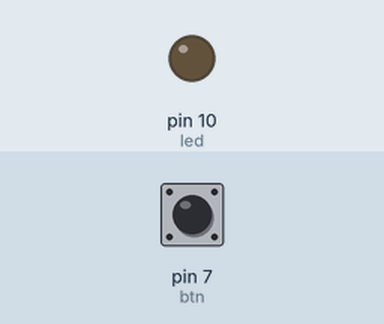
Simulated run of this sketch. Board: Arduino Uno, built with avr-gcc and run on an emulated ATmega328P. Shown: output pins drawn as LEDs (lit = HIGH). Dashed ring = blinking. The inputs (shaded band) are chosen by the test bench; at power-on: pin 7 (btn) LOW.

Above: at 1.2 s.
1.3 s: pin 7 (btn) pulled HIGH for 1 s
At 1.42 s:
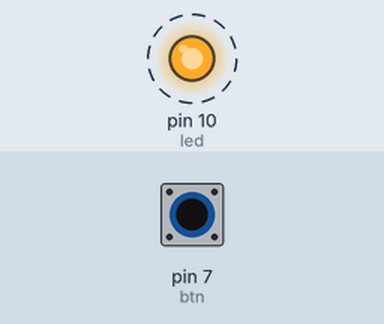
3.8 s: pin 7 (btn) pulled HIGH for 0.15 s
At 4.5 s:
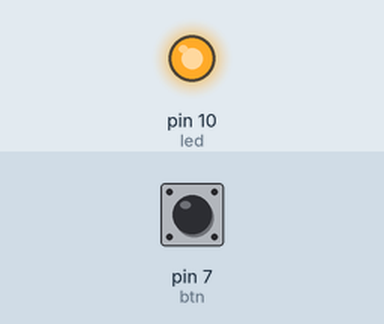
5.4 s: pin 7 (btn) pulled HIGH for 3.2 s
At 9.2 s:
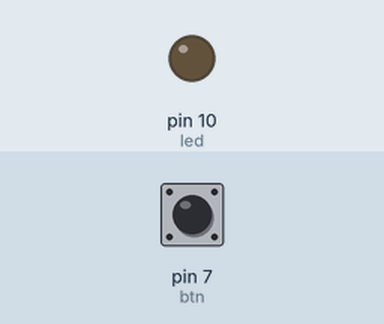
Timing chart, 0 to 10.7 s (numbered marks = the images above; inputs shaded):
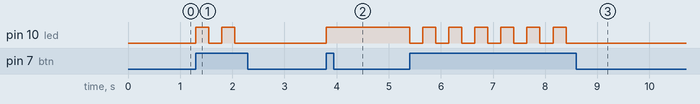

Measured:
- after the input at 1.3 s, pin 10 (led): alternates HIGH for 0.25 s and LOW for 0.25 s, 4 changes in all, then stays LOW, starting at once
- after the input at 3.8 s, pin 10 (led): LOW → HIGH at once
- after the input at 5.4 s, pin 10 (led): alternates HIGH for 0.25 s and LOW for 0.25 s, 13 changes in all, then stays LOW, starting at once

The sketch:

proje6.ino
```cpp
//-------------------------------
int led = 10;
int btn = 7;
bool durum = false;
//-------------------------------
void setup()
{
  pinMode(led, OUTPUT);
  pinMode(btn, INPUT);

  digitalWrite(led, LOW);
}
//-------------------------------
void loop()
{
  if(digitalRead(btn) == HIGH)
  {
    if(durum == false)
    {
      digitalWrite(led, HIGH);
      durum = true;
    }
    else
    {
      digitalWrite(led, LOW);
      durum = false;
    }
    delay(250);
  }
}
//-------------------------------
```
